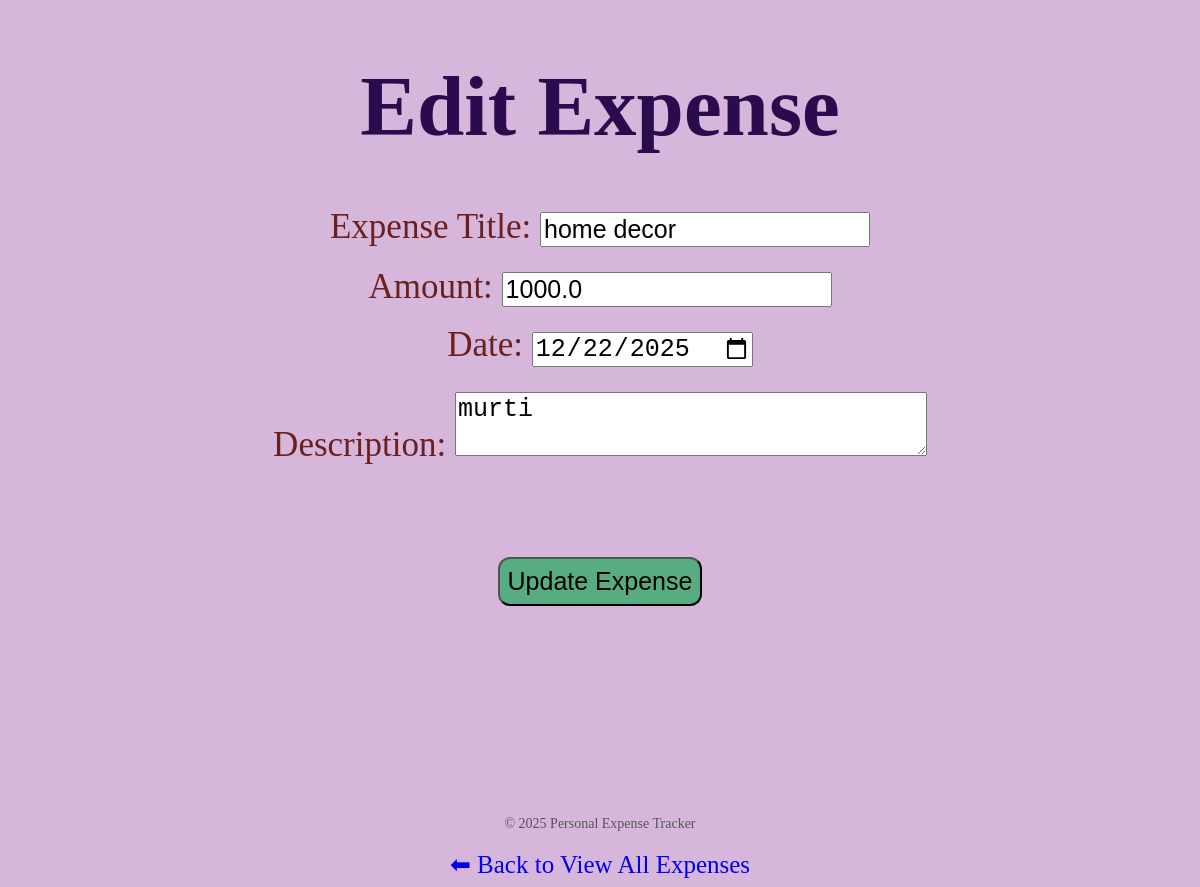
The page /edit/3 on the database its author committed.
### tables this page shows
CREATE TABLE expenses (
    id INTEGER PRIMARY KEY AUTOINCREMENT,
    title TEXT NOT NULL,
    amount REAL NOT NULL,
    date TEXT NOT NULL,
    description TEXT
);

### app.py (the view, shortened to what this page needs)
@app.route('/edit/<int:id>', methods=['GET', 'POST'])
def edit_expense(id):
    conn = get_db_connection()
    expense = conn.execute(
        'SELECT * FROM expenses WHERE id = ?', (id,)
    ).fetchone()
    conn.close()
    return render_template('edit.html', expense=expense)

### app.py (called while the page is built)
def get_db_connection():
    conn = sqlite3.connect('expenses.db')
    conn.row_factory = sqlite3.Row
    return conn

### templates/edit.html (shortened to what this page needs)
<!DOCTYPE html>
<html lang="en">
<head>
    <link rel="stylesheet" href="/static/edit.css">
</head>
<body>
    <h1>Edit Expense</h1>
<form method="POST" class="edit">
    Expense Title:
    <input type="text" name="title" value="{{ expense.title }}" required><br><br>
    Amount:
    <input type="number" step="0.01" name="amount" value="{{ expense.amount }}" required><br><br>
    Date:
    <input type="date" name="date" value="{{ expense.date }}" required><br><br>
    Description:
    <textarea name="description" class="description" cols="30">{{ expense.description }}</textarea><br><br>
    <button type="submit" class="update">Update Expense</button>
</form>
<div class="footer">
    © 2025 Personal Expense Tracker
</div>
<br>
<a href="/view">⬅ Back to View All Expenses</a>
</body>
</html>

### static/edit.css (style rules this page uses)
h1 { color:#2a0b4d; font-size: 85px; }
body { background-color: #d6b7db; text-align: center; font-family: cursive; }
input { font-size: 25px; }
.description { font-size: 25px; }
.edit { color:rgb(107, 32, 32); font-size: 35px; line-height: 25px; }
.update { background-color:#57ad81 ; font-size: 25px; padding: 8px; margin: 15px; box-sizing: content-box; transition: background 0.3s ease; border-radius: 12px; cursor:pointer; margin-bottom: 170px; margin-top: 75px; }
a { text-decoration: none; font-size: 25px; }
.footer { margin-top: 40px; color: #555; font-size: 14px; }

### rows shown on the page
expenses: title "home decor", amount "1000.0", date "12/22/2025", description "murti"
